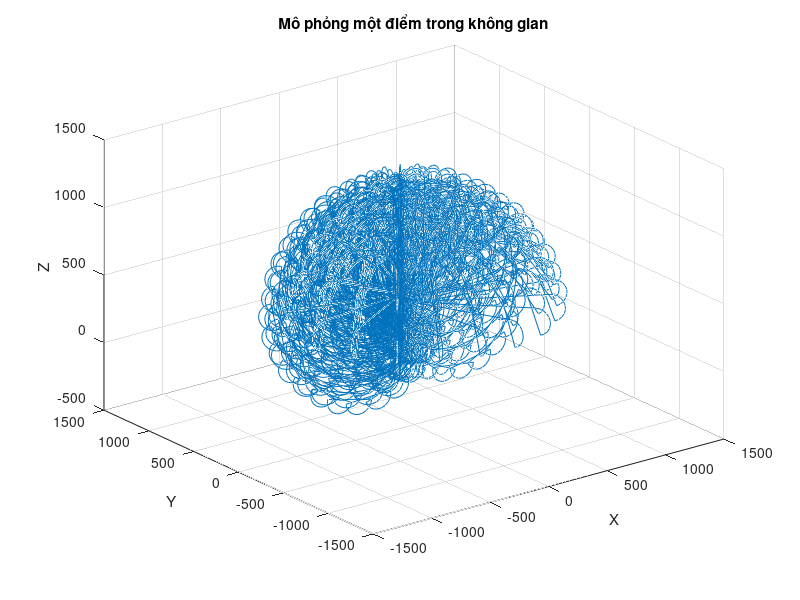

MATLAB code to generate this figure:
%t1=0:0.1:pi;
%t2=0:0.1:pi;
%t3=0:0.1:pi;
%t4=0:0.1:pi;
l1=300;
l42=50;
l3=450;
l5=500;
l6=50;
l78=100;
x=[];
y=[];
z=[];
for t1=0:0.3:pi
    for t2=0:0.3:pi
        for t3=0:0.3:pi
            for t4=0:0.3:pi
                x_value = l3*cos(t1)*cos(t2) - l6*sin(t1) - l42*sin(t1) - l78*(cos(t4)*(cos(t1)*cos(t2)*sin(t3) - cos(t1)*cos(t3)*sin(t2)) - sin(t4)*(cos(t1)*sin(t2)*sin(t3) + cos(t1)*cos(t2)*cos(t3))) + l5*cos(t1)*cos(t2)*cos(t3) + l5*cos(t1)*sin(t2)*sin(t3)
                y_value = l6*cos(t1) - l78*(cos(t4)*(cos(t2)*sin(t1)*sin(t3) - cos(t3)*sin(t1)*sin(t2)) - sin(t4)*(sin(t1)*sin(t2)*sin(t3) + cos(t2)*cos(t3)*sin(t1))) + l42*cos(t1) + l3*cos(t2)*sin(t1) + l5*cos(t2)*cos(t3)*sin(t1) + l5*sin(t1)*sin(t2)*sin(t3)
                z_value = l1 - l78*cos(t2 - t3 + t4) + l3*sin(t2) + l5*sin(t2 - t3)
                x =[x,x_value];
                y =[y,y_value];
                z =[z,z_value];
            end
        end
    end
end
figure;
plot3(x, y, z);
xlabel('X');
ylabel('Y');
zlabel('Z');
title('Mô phỏng một điểm trong không gian');
grid on;
